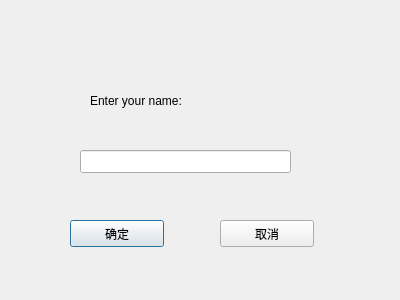
<?xml version="1.0" encoding="UTF-8"?>
<ui version="4.0">
 <class>Dialog</class>
 <widget class="QDialog" name="Dialog">
  <property name="geometry">
   <rect>
    <x>0</x>
    <y>0</y>
    <width>400</width>
    <height>300</height>
   </rect>
  </property>
  <property name="windowTitle">
   <string>Dialog</string>
  </property>
  <widget class="QPushButton" name="btnOK">
   <property name="geometry">
    <rect>
     <x>70</x>
     <y>220</y>
     <width>94</width>
     <height>27</height>
    </rect>
   </property>
   <property name="text">
    <string>确定</string>
   </property>
  </widget>
  <widget class="QPushButton" name="btnQuit">
   <property name="geometry">
    <rect>
     <x>220</x>
     <y>220</y>
     <width>94</width>
     <height>27</height>
    </rect>
   </property>
   <property name="text">
    <string>取消</string>
   </property>
  </widget>
  <widget class="QLineEdit" name="lineEdit">
   <property name="geometry">
    <rect>
     <x>80</x>
     <y>150</y>
     <width>211</width>
     <height>23</height>
    </rect>
   </property>
  </widget>
  <widget class="QLabel" name="label">
   <property name="geometry">
    <rect>
     <x>90</x>
     <y>80</y>
     <width>181</width>
     <height>41</height>
    </rect>
   </property>
   <property name="text">
    <string>Enter your name:</string>
   </property>
  </widget>
 </widget>
 <resources/>
 <connections/>
</ui>
